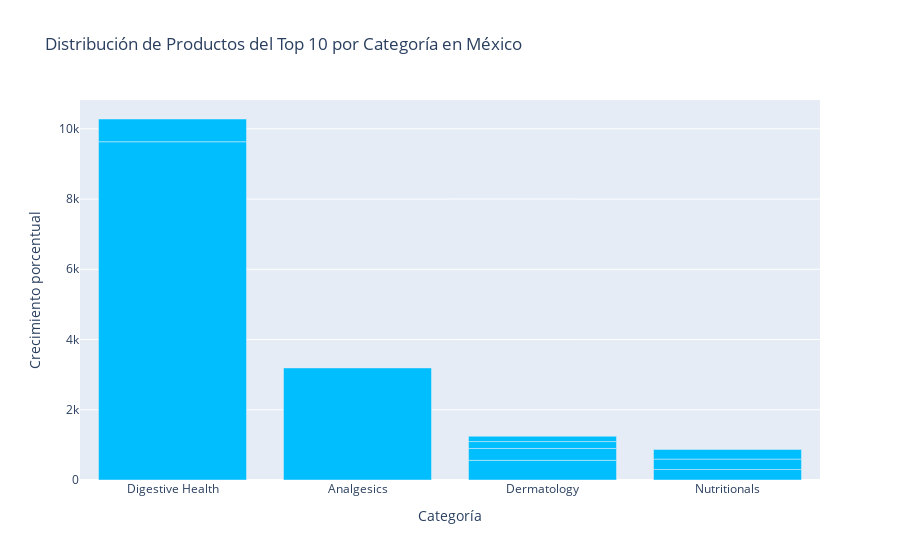

The notebook cell this image was saved under:
### Code cell
figcat10 = px.bar(mextop_10_growth, x='Category_x', y='growth_percentage', 
             title='Distribución de Productos del Top 10 por Categoría en México',
             labels={'Count': 'Cantidad de Productos'},
             color_discrete_sequence=['#01BEFF']) 
figcat10.update_xaxes(title_text='Categoría')
figcat10.update_yaxes(title_text='Crecimiento porcentual')
figcat10.show()

### Figure 1 — Plotly figure (JSON) as saved in the notebook; plotly's stock layout.template omitted (floating-point values rounded to 4 significant figures)
{"data": [{"alignmentgroup": "True", "hovertemplate": "Category_x=%{x}<br>growth_percentage=%{y}<extra></extra>", "legendgroup": "", "marker": {"color": "#01BEFF", "pattern": {"shape": ""}}, "name": "", "offsetgroup": "", "orientation": "v", "showlegend": false, "textposition": "auto", "type": "bar", "x": ["Digestive Health", "Analgesics", "Digestive Health", "Dermatology", "Dermatology", "Nutritionals", "Nutritionals", "Nutritionals", "Dermatology", "Dermatology"], "xaxis": "x", "y": [9632.0, 3191.0, 648, 560, 338.2, 300, 295.2, 274.1, 196.2, 152.4], "yaxis": "y"}], "layout": {"barmode": "relative", "legend": {"tracegroupgap": 0}, "title": {"text": "Distribución de Productos del Top 10 por Categoría en México"}, "xaxis": {"anchor": "y", "domain": [0, 1], "title": {"text": "Categoría"}}, "yaxis": {"anchor": "x", "domain": [0, 1], "title": {"text": "Crecimiento porcentual"}}}}
